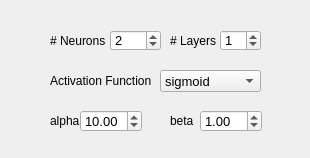
<?xml version="1.0" encoding="UTF-8"?>
<ui version="4.0">
 <class>ParametersMLPRegress</class>
 <widget class="QWidget" name="ParametersMLPRegress">
  <property name="geometry">
   <rect>
    <x>0</x>
    <y>0</y>
    <width>310</width>
    <height>158</height>
   </rect>
  </property>
  <property name="windowTitle">
   <string>Form</string>
  </property>
  <widget class="QLabel" name="label_15">
   <property name="geometry">
    <rect>
     <x>50</x>
     <y>70</y>
     <width>101</width>
     <height>21</height>
    </rect>
   </property>
   <property name="font">
    <font>
     <pointsize>9</pointsize>
    </font>
   </property>
   <property name="text">
    <string>Activation Function</string>
   </property>
  </widget>
  <widget class="QDoubleSpinBox" name="mlpAlphaSpin">
   <property name="geometry">
    <rect>
     <x>80</x>
     <y>110</y>
     <width>62</width>
     <height>22</height>
    </rect>
   </property>
   <property name="font">
    <font>
     <pointsize>10</pointsize>
    </font>
   </property>
   <property name="toolTip">
    <string>sigmoid: beta*(1-exp(-alpha*x)) / (1 + exp(-alpha*x))
gaussian: beta*exp(-alpha*x*x)</string>
   </property>
   <property name="maximum">
    <double>999.990000000000009</double>
   </property>
   <property name="singleStep">
    <double>0.100000000000000</double>
   </property>
   <property name="value">
    <double>10.000000000000000</double>
   </property>
  </widget>
  <widget class="QLabel" name="label_17">
   <property name="geometry">
    <rect>
     <x>170</x>
     <y>110</y>
     <width>31</width>
     <height>21</height>
    </rect>
   </property>
   <property name="font">
    <font>
     <pointsize>9</pointsize>
    </font>
   </property>
   <property name="text">
    <string>beta</string>
   </property>
  </widget>
  <widget class="QComboBox" name="mlpFunctionCombo">
   <property name="geometry">
    <rect>
     <x>160</x>
     <y>70</y>
     <width>101</width>
     <height>22</height>
    </rect>
   </property>
   <property name="font">
    <font>
     <pointsize>10</pointsize>
    </font>
   </property>
   <property name="toolTip">
    <string>Activation function for all network units</string>
   </property>
   <item>
    <property name="text">
     <string>sigmoid</string>
    </property>
   </item>
   <item>
    <property name="text">
     <string>gaussian</string>
    </property>
   </item>
  </widget>
  <widget class="QSpinBox" name="mlpLayerSpin">
   <property name="geometry">
    <rect>
     <x>220</x>
     <y>30</y>
     <width>41</width>
     <height>21</height>
    </rect>
   </property>
   <property name="font">
    <font>
     <pointsize>10</pointsize>
    </font>
   </property>
   <property name="toolTip">
    <string>Number of hidden layers</string>
   </property>
   <property name="minimum">
    <number>0</number>
   </property>
   <property name="maximum">
    <number>20</number>
   </property>
   <property name="value">
    <number>1</number>
   </property>
  </widget>
  <widget class="QLabel" name="label_14">
   <property name="geometry">
    <rect>
     <x>50</x>
     <y>30</y>
     <width>61</width>
     <height>21</height>
    </rect>
   </property>
   <property name="font">
    <font>
     <pointsize>9</pointsize>
    </font>
   </property>
   <property name="text">
    <string># Neurons</string>
   </property>
  </widget>
  <widget class="QLabel" name="label_18">
   <property name="geometry">
    <rect>
     <x>170</x>
     <y>30</y>
     <width>51</width>
     <height>21</height>
    </rect>
   </property>
   <property name="font">
    <font>
     <pointsize>9</pointsize>
    </font>
   </property>
   <property name="text">
    <string># Layers</string>
   </property>
  </widget>
  <widget class="QDoubleSpinBox" name="mlpBetaSpin">
   <property name="geometry">
    <rect>
     <x>200</x>
     <y>110</y>
     <width>62</width>
     <height>22</height>
    </rect>
   </property>
   <property name="font">
    <font>
     <pointsize>10</pointsize>
    </font>
   </property>
   <property name="toolTip">
    <string>sigmoid: beta*(1-exp(-alpha*x)) / (1 + exp(-alpha*x))
gaussian: beta*exp(-alpha*x*x)</string>
   </property>
   <property name="maximum">
    <double>999.990000000000009</double>
   </property>
   <property name="singleStep">
    <double>0.100000000000000</double>
   </property>
   <property name="value">
    <double>1.000000000000000</double>
   </property>
  </widget>
  <widget class="QLabel" name="label_16">
   <property name="geometry">
    <rect>
     <x>50</x>
     <y>110</y>
     <width>31</width>
     <height>21</height>
    </rect>
   </property>
   <property name="font">
    <font>
     <pointsize>9</pointsize>
    </font>
   </property>
   <property name="text">
    <string>alpha</string>
   </property>
  </widget>
  <widget class="QSpinBox" name="mlpNeuronSpin">
   <property name="geometry">
    <rect>
     <x>110</x>
     <y>30</y>
     <width>51</width>
     <height>21</height>
    </rect>
   </property>
   <property name="font">
    <font>
     <pointsize>10</pointsize>
    </font>
   </property>
   <property name="toolTip">
    <string>&lt;!DOCTYPE HTML PUBLIC &quot;-//W3C//DTD HTML 4.0//EN&quot; &quot;http://www.w3.org/TR/REC-html40/strict.dtd&quot;&gt;
&lt;html&gt;&lt;head&gt;&lt;meta name=&quot;qrichtext&quot; content=&quot;1&quot; /&gt;&lt;style type=&quot;text/css&quot;&gt;
p, li { white-space: pre-wrap; }
&lt;/style&gt;&lt;/head&gt;&lt;body style=&quot; font-family:'MS Shell Dlg 2'; font-size:8.25pt; font-weight:400; font-style:normal;&quot;&gt;
&lt;p style=&quot; margin-top:0px; margin-bottom:0px; margin-left:0px; margin-right:0px; -qt-block-indent:0; text-indent:0px;&quot;&gt;&lt;span style=&quot; font-size:8pt;&quot;&gt;Number of neuros for each layer&lt;/span&gt;&lt;/p&gt;&lt;/body&gt;&lt;/html&gt;</string>
   </property>
   <property name="minimum">
    <number>1</number>
   </property>
   <property name="maximum">
    <number>1000</number>
   </property>
   <property name="value">
    <number>2</number>
   </property>
  </widget>
 </widget>
 <resources/>
 <connections/>
</ui>
